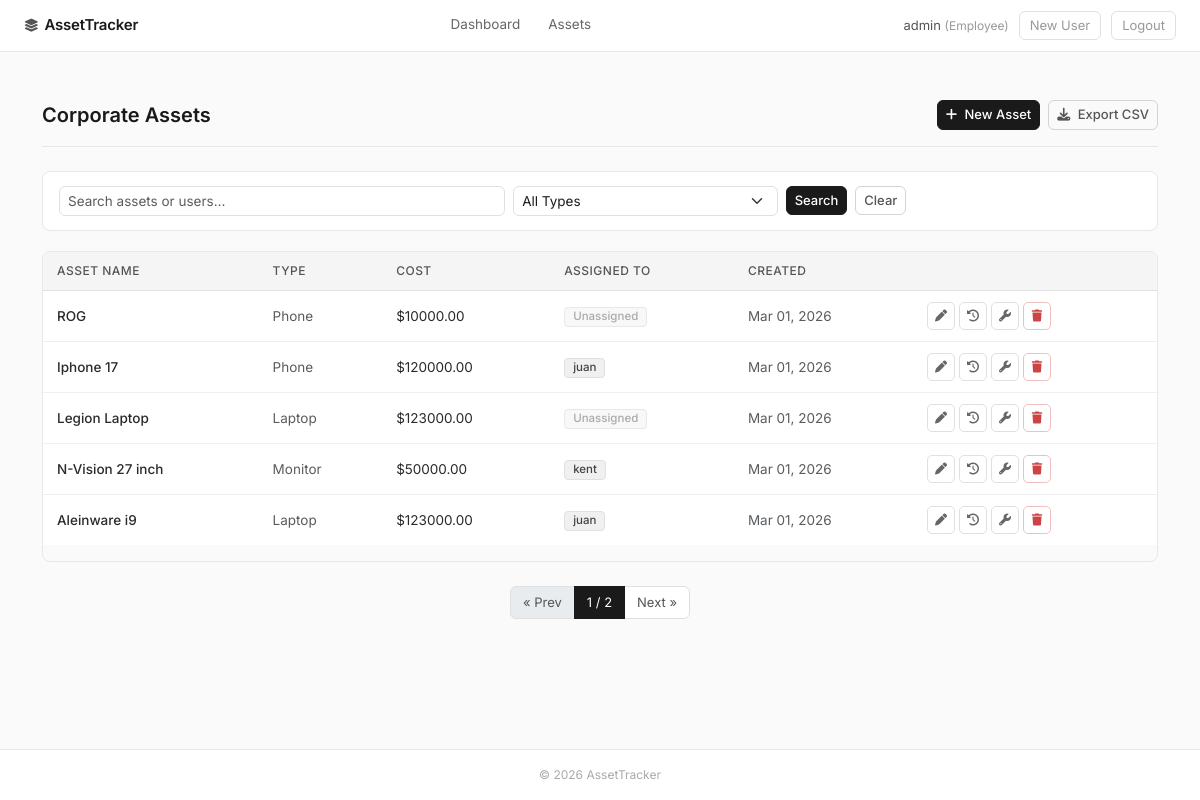
The app's page /list/ (signed in) with its own data.
### assets/models.py (models this page shows, shortened)
class User(AbstractUser):
    ROLE_CHOICES = (
        ('ADMIN', 'Administrator'),
        ('MANAGER', 'Manager'),
        ('EMPLOYEE', 'Employee'),
    )
    role = models.CharField(max_length=20, choices=ROLE_CHOICES, default='EMPLOYEE')
    @property
    def is_manager_or_admin(self):
        return self.role in ['ADMIN', 'MANAGER'] or self.is_superuser

class TimeStampedModel(models.Model):
    created_at = models.DateTimeField(auto_now_add=True)
    updated_at = models.DateTimeField(auto_now=True)
    class Meta:
        abstract = True

class Asset(TimeStampedModel):
    ASSET_TYPES = (
        ('LAPTOP', 'Laptop'),
        ('MONITOR', 'Monitor'),
        ('PHONE', 'Phone'),
        ('FURNITURE', 'Furniture'),
    )
    name = models.CharField(max_length=100)
    asset_type = models.CharField(max_length=20, choices=ASSET_TYPES)
    cost = models.DecimalField(max_digits=10, decimal_places=2)
    assigned_to = models.ForeignKey(User, on_delete=models.SET_NULL, null=True, blank=True, related_name='assets')
    history = HistoricalRecords()

### assets/views.py (the view)
# urls.py: path('list/', AssetListView.as_view(), name='asset-list'),
class AssetListView(LoginRequiredMixin, ListView):
    model = Asset
    template_name = "assets/asset_list.html"
    context_object_name = "assets"
    paginate_by = 5
    def get_queryset(self):
        queryset = Asset.objects.select_related('assigned_to').all()
        asset_type = self.request.GET.get('asset_type')
        search_query = self.request.GET.get('search')
        if asset_type:
            queryset = queryset.filter(asset_type=asset_type)
        if search_query:
            queryset = queryset.filter(
                Q(name__icontains=search_query) |
                Q(assigned_to__username__icontains=search_query)
            )
        return queryset
    def get_context_data(self, **kwargs):
        context = super().get_context_data(**kwargs)
        context['asset_types'] = Asset.ASSET_TYPES
        return context

### assets/templates/assets/asset_list.html (shortened to what this page needs)
{% extends "assets/base.html" %}
{% block content %}
<div class="page-header">
    <h1>Corporate Assets</h1>
    <div class="d-flex gap-2">
        <a href="{% url 'asset-create' %}" class="btn btn-primary btn-sm">
            <i class="fas fa-plus me-1"></i> New Asset
        </a>
        <a href="{% url 'export-assets' %}" class="btn btn-outline-secondary btn-sm">
            <i class="fas fa-download me-1"></i> Export CSV
        </a>
    </div>
</div>
<div class="filter-bar">
    <form method="GET" class="row g-2 align-items-center">
        <div class="col-md-5">
            <input type="text" name="search" class="form-control form-control-sm" placeholder="Search assets or users…"
                value="{{ request.GET.search }}">
        </div>
        <div class="col-md-3">
            <select name="asset_type" class="form-select form-select-sm">
                <option value="">All Types</option>
            </select>
        </div>
        <div class="col-auto">
            <button type="submit" class="btn btn-primary btn-sm">Search</button>
        </div>
        <div class="col-auto">
            <a href="{% url 'asset-list' %}" class="btn btn-outline-secondary btn-sm">Clear</a>
        </div>
    </form>
</div>
<div class="table-responsive">
    <table class="table table-hover">
        <thead>
            <tr>
                <th>Asset Name</th>
                <th>Type</th>
                <th>Cost</th>
                <th>Assigned To</th>
                <th>Created</th>
                {% if user.is_manager_or_admin %}<th></th>{% endif %}
            </tr>
        </thead>
        <tbody>
            {% for asset in assets %}
            <tr>
                <td style="font-weight:500;">{{ asset.name }}</td>
                <td class="text-muted">{{ asset.get_asset_type_display }}</td>
                <td>${{ asset.cost }}</td>
                <td>
                    {% if asset.assigned_to %}
                    <span class="badge badge-user">{{ asset.assigned_to.username }}</span>
                    {% else %}
                    <span class="badge badge-unassigned">Unassigned</span>
                    {% endif %}
                </td>
                <td class="text-muted">{{ asset.created_at|date:"M d, Y" }}</td>
                {% if user.is_manager_or_admin %}
                <td>
                    <div class="d-flex gap-1">
                        <a href="{% url 'asset-update' asset.pk %}" class="action-btn" title="Edit">
                            <i class="fas fa-pen"></i>
                        </a>
                        <a href="{% url 'asset-history' asset.pk %}" class="action-btn" title="History">
                            <i class="fas fa-clock-rotate-left"></i>
                        </a>
                        <a href="{% url 'add-maintenance-log' asset.pk %}" class="action-btn" title="Maintenance">
                            <i class="fas fa-wrench"></i>
                        </a>
                        <a href="{% url 'asset-delete' asset.pk %}" class="action-btn danger" title="Delete">
                            <i class="fas fa-trash"></i>
                        </a>
                    </div>
                </td>
                {% endif %}
            </tr>
            {% empty %}
            <tr>
                <td colspan="6" class="text-center text-muted py-5">No assets found.</td>
            </tr>
            {% endfor %}
        </tbody>
    </table>
</div>
{% if is_paginated %}
<nav class="mt-4">
    <ul class="pagination justify-content-center">
        {% if page_obj.has_previous %}
        <li class="page-item">
            <a class="page-link"
                href="?page={{ page_obj.previous_page_number }}{% if request.GET.search %}&search={{ request.GET.search }}{% endif %}{% if request.GET.asset_type %}&asset_type={{ request.GET.asset_type }}{% endif %}">
                &laquo; Prev
            </a>
        </li>
        {% else %}
        <li class="page-item disabled"><span class="page-link">&laquo; Prev</span></li>
        {% endif %}
        <li class="page-item active">
            <span class="page-link">{{ page_obj.number }} / {{ page_obj.paginator.num_pages }}</span>
        </li>
        {% if page_obj.has_next %}
        <li class="page-item">
            <a class="page-link"
                href="?page={{ page_obj.next_page_number }}{% if request.GET.search %}&search={{ request.GET.search }}{% endif %}{% if request.GET.asset_type %}&asset_type={{ request.GET.asset_type }}{% endif %}">
                Next &raquo;
            </a>
        </li>
        {% else %}
        <li class="page-item disabled"><span class="page-link">Next &raquo;</span></li>
        {% endif %}
    </ul>
</nav>
{% endif %}
{% endblock %}

### assets/templates/assets/base.html (shortened to what this page needs)
<!DOCTYPE html>
<html lang="en">
<head>
    <link href="https://cdn.jsdelivr.net/npm/bootstrap@5.3.3/dist/css/bootstrap.min.css" rel="stylesheet">
    <link rel="stylesheet" href="https://cdnjs.cloudflare.com/ajax/libs/font-awesome/6.4.0/css/all.min.css">
</head>
<body>
<nav class="site-nav">
    <a class="site-nav__brand" href="{% url 'dashboard' %}">
        <i class="fas fa-layer-group"></i> AssetTracker
    </a>
    <ul class="site-nav__links">
        <li><a href="{% url 'dashboard' %}">Dashboard</a></li>
        <li><a href="{% url 'asset-list' %}">Assets</a></li>
    </ul>
    <div class="site-nav__right">
        {% if user.is_authenticated %}
            <span class="site-nav__user">
                {{ user.username }} <span>({{ user.get_role_display }})</span>
            </span>
            {% if user.is_manager_or_admin %}
                <a href="{% url 'register' %}" class="btn-link-muted">New User</a>
            {% endif %}
            <form action="{% url 'logout' %}" method="post" style="display:inline">
                <button type="submit" class="btn-link-muted">Logout</button>
            </form>
        {% else %}
            <a href="{% url 'login' %}" class="btn btn-primary btn-sm">Login</a>
        {% endif %}
    </div>
</nav>
<main class="container py-5">
    {% block content %}{% endblock %}
</main>
<footer>
    &copy; {% now "Y" %} AssetTracker
</footer>
</body>
</html>

### assets/templates/assets/base.html (style rules this page uses)
*, *::before, *::after { box-sizing: border-box; }
body { font-family: 'Inter', sans-serif; background-color: #fafafa; color: #1a1a1a; min-height: 100vh; display: flex; flex-direction: column; font-size: 14px; }
main { flex: 1; }
.site-nav { background: #fff; border-bottom: 1px solid #e8e8e8; padding: 0 1.5rem; height: 52px; display: flex; align-items: center; justify-content: space-between; }
.site-nav__brand { font-weight: 600; font-size: 15px; color: #1a1a1a; text-decoration: none; letter-spacing: -0.2px; display: flex; align-items: center; gap: 6px; }
.site-nav__brand i { color: #555; font-size: 13px; }
.site-nav__links { display: flex; gap: 0; list-style: none; margin: 0; padding: 0; }
.site-nav__links a { color: #666; text-decoration: none; font-size: 13.5px; padding: 0 14px; height: 52px; display: flex; align-items: center; border-bottom: 2px solid transparent; transition: color 0.15s, border-color 0.15s; }
.site-nav__right { display: flex; align-items: center; gap: 10px; }
.site-nav__user { font-size: 13px; color: #555; }
.site-nav__user span { color: #999; font-size: 12px; }
.btn { font-size: 13px; font-weight: 500; border-radius: 6px; }
.btn-primary { background: #1a1a1a; border-color: #1a1a1a; color: #fff; }
.btn-outline-secondary { color: #555; border-color: #d4d4d4; }
.btn-link-muted { color: #999; background: none; border: 1px solid #e0e0e0; padding: 4px 10px; border-radius: 6px; text-decoration: none; font-size: 13px; transition: background 0.15s; }
.page-header { display: flex; justify-content: space-between; align-items: center; margin-bottom: 24px; padding-bottom: 16px; border-bottom: 1px solid #e8e8e8; }
.page-header h1 { font-size: 20px; font-weight: 600; margin: 0; color: #1a1a1a; }
.table { font-size: 13.5px; border-collapse: collapse; }
.table thead th { background: #f5f5f5; color: #555; font-weight: 500; font-size: 12px; text-transform: uppercase; letter-spacing: 0.5px; border-bottom: 1px solid #e0e0e0; border-top: none; padding: 10px 14px; }
.table tbody td { padding: 11px 14px; border-bottom: 1px solid #f0f0f0; vertical-align: middle; color: #2a2a2a; }
.table tbody tr:last-child td { border-bottom: none; }
.table-responsive { border: 1px solid #e8e8e8; border-radius: 8px; overflow: hidden; }
.badge { font-weight: 500; font-size: 11.5px; border-radius: 4px; padding: 3px 8px; }
.badge-user { background: #f0f0f0; color: #444; border: 1px solid #e0e0e0; }
.badge-unassigned { background: #f8f8f8; color: #aaa; border: 1px solid #e8e8e8; }
.action-btn { width: 28px; height: 28px; display: inline-flex; align-items: center; justify-content: center; border-radius: 5px; border: 1px solid #e0e0e0; background: #fff; color: #666; text-decoration: none; font-size: 12px; transition: background 0.15s, color 0.15s, border-color 0.15s; }
.action-btn.danger { color: #cc4444; border-color: #f0c0c0; }
.filter-bar { background: #fff; border: 1px solid #e8e8e8; border-radius: 8px; padding: 14px 16px; margin-bottom: 20px; }
.form-control, .form-select { font-size: 13.5px; border-color: #e0e0e0; border-radius: 6px; color: #1a1a1a; }
.pagination .page-link { font-size: 13px; color: #555; border-color: #e0e0e0; }
.pagination .page-item.active .page-link { background: #1a1a1a; border-color: #1a1a1a; color: #fff; }
footer { border-top: 1px solid #e8e8e8; font-size: 12px; color: #aaa; text-align: center; padding: 16px; background: #fff; }

### records on screen
User: username "admin", role "Employee"
Asset: name "ROG", asset_type "Phone", cost "10000.00", shows "Unassigned", created_at "Mar 01, 2026"
Asset: name "Iphone 17", asset_type "Phone", cost "120000.00", assigned_to.username "juan", created_at "Mar 01, 2026"
Asset: name "Legion Laptop", asset_type "Laptop", cost "123000.00", shows "Unassigned", created_at "Mar 01, 2026"
Asset: name "N-Vision 27 inch", asset_type "Monitor", cost "50000.00", assigned_to.username "kent", created_at "Mar 01, 2026"
Asset: name "Aleinware i9", asset_type "Laptop", cost "123000.00", assigned_to.username "juan", created_at "Mar 01, 2026"

### other values on screen
{{ page_obj.number }} "1"
{{ page_obj.paginator.num_pages }} "2"
